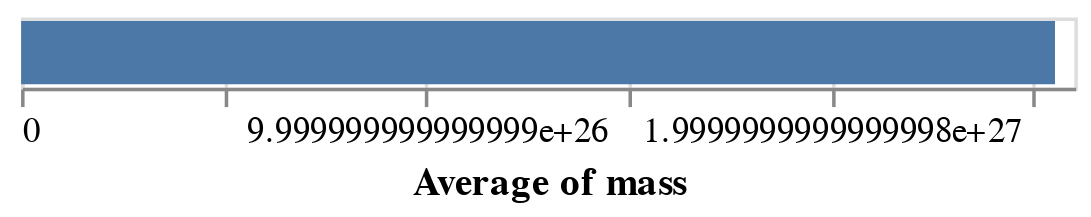

Here is the notebook cell this chart was saved with:
### Code cell
DeepnoteChart(df, """{"layer":[{"layer":[{"mark":{"clip":true,"type":"bar","color":"#4c78a8","tooltip":true},"encoding":{"x":{"sort":null,"type":"quantitative","field":"mass","scale":{"type":"linear"},"format":{"type":"default","decimals":null},"aggregate":"average","formatType":"numberFormatFromNumberType"},"y":{"sort":null,"scale":{"type":"linear"}}}}]}],"title":"","config":{"legend":{}},"$schema":"https://vega.github.io/schema/vega-lite/v5.json","encoding":{}}""")

### Figure 1 — Vega-Lite specification as saved in the notebook (floating-point values rounded to 4 significant figures; data arrays with more than 128 entries replaced by an {"elided": "..."} marker saying what was removed)
{"$schema": "https://vega.github.io/schema/vega-lite/v5.json", "encoding": {}, "layer": [{"layer": [{"mark": {"type": "bar", "tooltip": true, "color": "#4c78a8", "clip": true}, "encoding": {"x": {"field": "mass", "type": "quantitative", "aggregate": "average", "sort": null, "scale": {"type": "linear"}, "formatType": "numberFormatFromNumberType", "format": {"type": "default", "decimals": null}}, "y": {"sort": null, "scale": {"type": "linear"}}}}]}], "title": "", "config": {"legend": {}}, "data": {"values": {"elided": "2417 records"}}}
